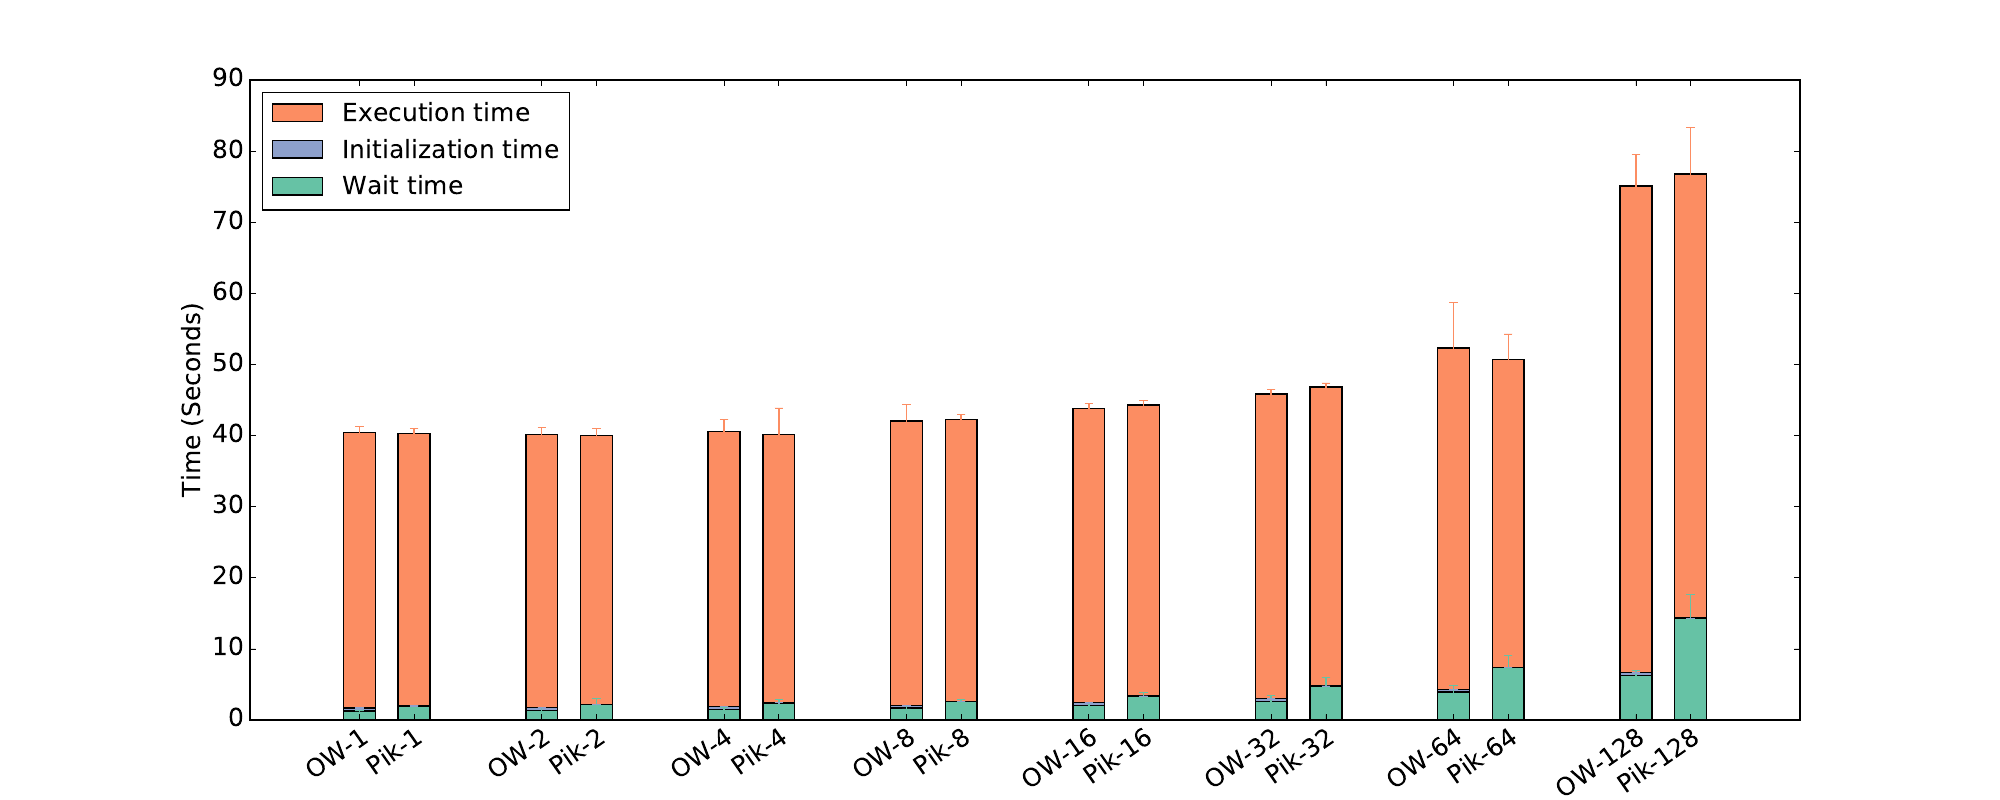

The Python source for this figure:
import matplotlib
matplotlib.use('Agg')
import numpy as np
import matplotlib.pyplot as plt
from matplotlib import rcParams

import brewer2mpl

 # brewer2mpl.get_map args: set name  set type  number of colors
bmap = brewer2mpl.get_map('Set2', 'qualitative', 7)
colors = bmap.mpl_colors
 
params = {
    'axes.labelsize': 18,
    'font.size': 18,
    'legend.fontsize': 18,
    'xtick.labelsize': 18,
    'ytick.labelsize': 18,
    'text.usetex': False,
    'figure.figsize': [20, 8],
    'legend.loc': 'best'
}
rcParams.update(params)


def load(filePath):
    x = np.zeros(8, int)
    systime = np.zeros((3, 8))
    usertime = np.zeros((3, 8))
    inittime = np.zeros((3, 8))

    avgsystime = np.zeros((10, 8))
    avgusertime = np.zeros((10, 8))
    avginittime = np.zeros((10, 8))

    f = open(filePath, 'r')
    for j in range(10):
        for i in range(8):
            f.readline()
            sysline = f.readline().rstrip("\n")
            sysarray = map(float, sysline.strip('[').strip(']').split(','))
            avgsystime[j][i] = np.average(sysarray)
            # systime[1][i] = np.percentile(sysarray, 5)
            # systime[2][i] = np.percentile(sysarray, 95)

            f.readline()
            userline = f.readline().rstrip("\n")
            userarray = map(float, userline.strip('[').strip(']').split(','))
            avgusertime[j][i] = np.average(userarray)
            # usertime[1][i] = np.percentile(userarray, 5)
            # usertime[2][i] = np.percentile(userarray, 95)

            f.readline()
            initline = f.readline().rstrip("\n")
            initarray = map(float, initline.strip('[').strip(']').split(','))
            avginittime[j][i] = np.average(initarray)
            # inittime[1][i] = np.percentile(initarraym 5)
            # inittime[2][i] = np.percentile(initarray, 95)

            f.readline()
            x[i] = int(1 << i)
    # print avgsystime
    # print avgusertime
    # print avginittime

    for i in range(8):
        systime[0][i] = np.median(avgsystime[:, i])
        systime[1][i] = np.percentile(avgsystime[:, i], 5)
        systime[2][i] = np.percentile(avgsystime[:, i], 95)

        usertime[0][i] = np.median(avgusertime[:, i])
        usertime[1][i] = np.percentile(avgusertime[:, i], 5)
        usertime[2][i] = np.percentile(avgusertime[:, i], 95)
        
        inittime[0][i] = np.median(avginittime[:, i])
        inittime[1][i] = np.percentile(avginittime[:, i], 5)
        inittime[2][i] = np.percentile(avginittime[:, i], 95)
        
    return x, systime/1000, usertime/1000, inittime/1000

x, msg_systime, msg_usertime, msg_inittime = load('../ow_overhead/msg_ow_results.txt')
# print x
# print msg_systime
# print msg_usertime
# print msg_inittime
x, ori_systime, ori_usertime, ori_inittime = load('../ow_overhead/ori_ow_results.txt')
# print x
# print ori_systime
# print ori_usertime
# print ori_inittime

a = (msg_systime - ori_systime) / ori_systime
print np.min(a[0, :]), np.max(a[0, :])

a = (msg_usertime - ori_usertime) / ori_usertime
print np.min(a[0, :]), np.max(a[0, :])

a = (msg_systime[0, :] + msg_usertime[0, :] + msg_inittime[0, :] - (ori_systime[0, :] + ori_usertime[0, :] + ori_inittime[0, :])) / (ori_systime[0, :] + ori_usertime[0, :] + ori_inittime[0, :])
print np.min(a), np.max(a)

systime = np.zeros((3, 16))
usertime = np.zeros((3, 16))
inittime = np.zeros((3, 16))

for i in range(16):
    if i % 2 == 1:
        systime[:, i] = msg_systime[:, i//2]
        usertime[:, i] = msg_usertime[:, i//2]
        inittime[:, i] = msg_inittime[:, i//2]
    else:
        systime[:, i] = ori_systime[:, i//2]
        usertime[:, i] = ori_usertime[:, i//2]
        inittime[:, i] = ori_inittime[:, i//2]

yerr_systime = np.zeros((2, 16))
yerr_systime[0, :] = systime[0, :] - systime[1, :]
yerr_systime[1, :] = systime[2, :] - systime[0, :]

yerr_usertime = np.zeros((2, 16))
yerr_usertime[0, :] = usertime[0, :] - usertime[1, :]
yerr_usertime[1, :] = usertime[2, :] - usertime[0, :]

yerr_inittime = np.zeros((2, 16))
yerr_inittime[0, :] = inittime[0, :] - inittime[1, :]
yerr_inittime[1, :] = inittime[2, :] - inittime[0, :]


N = 16

ind = np.arange(N) * 10 + 10    # the x locations for the groups
for i in range(len(ind)):
    if i % 2 == 0:
        ind[i] += 2
    else:
        ind[i] -= 2

# print ind
width = 3.5       # the width of the bars: can also be len(x) sequence

p1 = plt.bar(ind, systime[0, :], width, yerr=yerr_systime, color=colors[0], ecolor=colors[0], align="center")
p2 = plt.bar(ind, inittime[0, :], width, bottom=systime[0, :], yerr=yerr_inittime, color=colors[2], ecolor=colors[2], align="center")
p3 = plt.bar(ind, usertime[0, :], width, bottom=systime[0, :]+inittime[0, :], yerr=yerr_usertime, color=colors[1], ecolor=colors[1], align="center")

plt.ylabel('Time (Seconds)')

# plt.title('Scores by group and gender')

plt.xlim(0, 170)

plt.xticks(ind, ('OW-1', 'Pik-1', 'OW-2', 'Pik-2', 'OW-4', 'Pik-4', 'OW-8', 'Pik-8', 'OW-16', 'Pik-16', 'OW-32', 'Pik-32', 'OW-64', 'Pik-64', 'OW-128', 'Pik-128', ))
# plt.yticks(np.arange(0, 81, 10))
plt.xticks(rotation = 35, ha="right", rotation_mode="anchor")
plt.legend((p3[0], p2[0], p1[0]), ('Execution time', 'Initialization time', 'Wait time'))

plt.savefig('overhead.pdf')